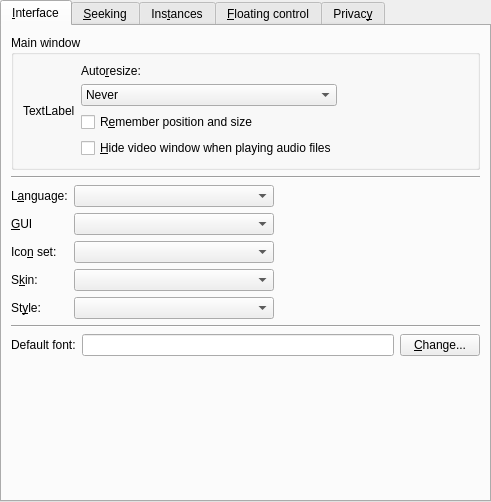
<?xml version="1.0" encoding="UTF-8"?>
<ui version="4.0">
 <class>Pref::TInterface</class>
 <widget class="QWidget" name="Pref::TInterface">
  <property name="geometry">
   <rect>
    <x>0</x>
    <y>0</y>
    <width>491</width>
    <height>502</height>
   </rect>
  </property>
  <layout class="QVBoxLayout">
   <property name="spacing">
    <number>0</number>
   </property>
   <property name="margin">
    <number>0</number>
   </property>
   <item>
    <widget class="QTabWidget" name="tabWidget">
     <property name="currentIndex">
      <number>0</number>
     </property>
     <widget class="QWidget" name="tab">
      <attribute name="title">
       <string>&amp;Interface</string>
      </attribute>
      <layout class="QVBoxLayout" name="verticalLayout_5">
       <item>
        <widget class="QGroupBox" name="groupBox">
         <property name="title">
          <string>Main window</string>
         </property>
         <layout class="QHBoxLayout">
          <property name="spacing">
           <number>6</number>
          </property>
          <property name="margin">
           <number>9</number>
          </property>
          <item>
           <widget class="QLabel" name="resize_window_icon">
            <property name="text">
             <string>TextLabel</string>
            </property>
           </widget>
          </item>
          <item>
           <layout class="QVBoxLayout">
            <property name="spacing">
             <number>6</number>
            </property>
            <property name="margin">
             <number>0</number>
            </property>
            <item>
             <widget class="QLabel" name="label">
              <property name="text">
               <string>Auto&amp;resize:</string>
              </property>
              <property name="buddy">
               <cstring>mainwindow_resize_combo</cstring>
              </property>
             </widget>
            </item>
            <item>
             <widget class="QComboBox" name="mainwindow_resize_combo">
              <property name="sizePolicy">
               <sizepolicy hsizetype="Preferred" vsizetype="Fixed">
                <horstretch>0</horstretch>
                <verstretch>0</verstretch>
               </sizepolicy>
              </property>
              <item>
               <property name="text">
                <string>Never</string>
               </property>
              </item>
              <item>
               <property name="text">
                <string>Whenever it's needed</string>
               </property>
              </item>
              <item>
               <property name="text">
                <string>Only after loading a new video</string>
               </property>
              </item>
             </widget>
            </item>
            <item>
             <widget class="QCheckBox" name="save_size_check">
              <property name="text">
               <string>R&amp;emember position and size</string>
              </property>
             </widget>
            </item>
            <item>
             <widget class="QCheckBox" name="hide_video_window_on_audio_check">
              <property name="text">
               <string>&amp;Hide video window when playing audio files</string>
              </property>
             </widget>
            </item>
           </layout>
          </item>
          <item>
           <spacer>
            <property name="orientation">
             <enum>Qt::Horizontal</enum>
            </property>
            <property name="sizeHint" stdset="0">
             <size>
              <width>40</width>
              <height>20</height>
             </size>
            </property>
           </spacer>
          </item>
         </layout>
        </widget>
       </item>
       <item>
        <widget class="Line" name="line_3">
         <property name="sizePolicy">
          <sizepolicy hsizetype="Expanding" vsizetype="Fixed">
           <horstretch>0</horstretch>
           <verstretch>0</verstretch>
          </sizepolicy>
         </property>
         <property name="orientation">
          <enum>Qt::Horizontal</enum>
         </property>
        </widget>
       </item>
       <item>
        <layout class="QGridLayout" name="gridLayout">
         <item row="0" column="0">
          <widget class="QLabel" name="textLabel1_18">
           <property name="text">
            <string>L&amp;anguage:</string>
           </property>
           <property name="wordWrap">
            <bool>false</bool>
           </property>
           <property name="buddy">
            <cstring>language_combo</cstring>
           </property>
          </widget>
         </item>
         <item row="0" column="1">
          <widget class="Pref::TComboBox" name="language_combo">
           <property name="sizePolicy">
            <sizepolicy hsizetype="Expanding" vsizetype="Fixed">
             <horstretch>0</horstretch>
             <verstretch>0</verstretch>
            </sizepolicy>
           </property>
          </widget>
         </item>
         <item row="0" column="2">
          <spacer>
           <property name="orientation">
            <enum>Qt::Horizontal</enum>
           </property>
           <property name="sizeHint" stdset="0">
            <size>
             <width>40</width>
             <height>20</height>
            </size>
           </property>
          </spacer>
         </item>
         <item row="1" column="0">
          <widget class="QLabel" name="label_4">
           <property name="text">
            <string>&amp;GUI</string>
           </property>
           <property name="buddy">
            <cstring>gui_combo</cstring>
           </property>
          </widget>
         </item>
         <item row="1" column="1">
          <widget class="QComboBox" name="gui_combo">
           <property name="sizePolicy">
            <sizepolicy hsizetype="Expanding" vsizetype="Fixed">
             <horstretch>0</horstretch>
             <verstretch>0</verstretch>
            </sizepolicy>
           </property>
          </widget>
         </item>
         <item row="1" column="2">
          <spacer>
           <property name="orientation">
            <enum>Qt::Horizontal</enum>
           </property>
           <property name="sizeHint" stdset="0">
            <size>
             <width>40</width>
             <height>20</height>
            </size>
           </property>
          </spacer>
         </item>
         <item row="2" column="0">
          <widget class="QLabel" name="iconset_label">
           <property name="text">
            <string>Ico&amp;n set:</string>
           </property>
           <property name="wordWrap">
            <bool>false</bool>
           </property>
           <property name="buddy">
            <cstring>iconset_combo</cstring>
           </property>
          </widget>
         </item>
         <item row="2" column="1">
          <widget class="Pref::TComboBox" name="iconset_combo">
           <property name="sizePolicy">
            <sizepolicy hsizetype="Expanding" vsizetype="Fixed">
             <horstretch>0</horstretch>
             <verstretch>0</verstretch>
            </sizepolicy>
           </property>
          </widget>
         </item>
         <item row="2" column="2">
          <widget class="QWidget" name="iconset_sp" native="true">
           <layout class="QVBoxLayout" name="verticalLayout_3">
            <property name="spacing">
             <number>0</number>
            </property>
            <property name="margin">
             <number>0</number>
            </property>
            <item>
             <spacer name="iconset_spacer">
              <property name="orientation">
               <enum>Qt::Horizontal</enum>
              </property>
              <property name="sizeHint" stdset="0">
               <size>
                <width>40</width>
                <height>20</height>
               </size>
              </property>
             </spacer>
            </item>
           </layout>
          </widget>
         </item>
         <item row="3" column="0">
          <widget class="QLabel" name="skin_label">
           <property name="text">
            <string>S&amp;kin:</string>
           </property>
           <property name="wordWrap">
            <bool>false</bool>
           </property>
           <property name="buddy">
            <cstring>skin_combo</cstring>
           </property>
          </widget>
         </item>
         <item row="3" column="1">
          <widget class="Pref::TComboBox" name="skin_combo">
           <property name="sizePolicy">
            <sizepolicy hsizetype="Expanding" vsizetype="Fixed">
             <horstretch>0</horstretch>
             <verstretch>0</verstretch>
            </sizepolicy>
           </property>
          </widget>
         </item>
         <item row="3" column="2">
          <widget class="QWidget" name="skin_sp" native="true">
           <layout class="QVBoxLayout" name="verticalLayout_4">
            <property name="spacing">
             <number>0</number>
            </property>
            <property name="margin">
             <number>0</number>
            </property>
            <item>
             <spacer name="skin_spacer">
              <property name="orientation">
               <enum>Qt::Horizontal</enum>
              </property>
              <property name="sizeHint" stdset="0">
               <size>
                <width>40</width>
                <height>20</height>
               </size>
              </property>
             </spacer>
            </item>
           </layout>
          </widget>
         </item>
         <item row="4" column="0">
          <widget class="QLabel" name="style_label">
           <property name="text">
            <string>St&amp;yle:</string>
           </property>
           <property name="wordWrap">
            <bool>false</bool>
           </property>
           <property name="buddy">
            <cstring>style_combo</cstring>
           </property>
          </widget>
         </item>
         <item row="4" column="1">
          <widget class="Pref::TComboBox" name="style_combo">
           <property name="sizePolicy">
            <sizepolicy hsizetype="Expanding" vsizetype="Fixed">
             <horstretch>0</horstretch>
             <verstretch>0</verstretch>
            </sizepolicy>
           </property>
          </widget>
         </item>
         <item row="4" column="2">
          <spacer>
           <property name="orientation">
            <enum>Qt::Horizontal</enum>
           </property>
           <property name="sizeHint" stdset="0">
            <size>
             <width>40</width>
             <height>20</height>
            </size>
           </property>
          </spacer>
         </item>
        </layout>
       </item>
       <item>
        <widget class="Line" name="line">
         <property name="sizePolicy">
          <sizepolicy hsizetype="Expanding" vsizetype="Fixed">
           <horstretch>0</horstretch>
           <verstretch>0</verstretch>
          </sizepolicy>
         </property>
         <property name="orientation">
          <enum>Qt::Horizontal</enum>
         </property>
        </widget>
       </item>
       <item>
        <layout class="QHBoxLayout">
         <property name="spacing">
          <number>6</number>
         </property>
         <property name="margin">
          <number>0</number>
         </property>
         <item>
          <widget class="QLabel" name="label_2">
           <property name="text">
            <string>Default font:</string>
           </property>
          </widget>
         </item>
         <item>
          <widget class="QLineEdit" name="default_font_edit">
           <property name="readOnly">
            <bool>true</bool>
           </property>
          </widget>
         </item>
         <item>
          <widget class="QPushButton" name="changeFontButton">
           <property name="text">
            <string>&amp;Change...</string>
           </property>
          </widget>
         </item>
        </layout>
       </item>
       <item>
        <spacer>
         <property name="orientation">
          <enum>Qt::Vertical</enum>
         </property>
         <property name="sizeHint" stdset="0">
          <size>
           <width>20</width>
           <height>40</height>
          </size>
         </property>
        </spacer>
       </item>
      </layout>
     </widget>
     <widget class="QWidget" name="tab_3">
      <attribute name="title">
       <string>&amp;Seeking</string>
      </attribute>
      <layout class="QGridLayout">
       <item row="0" column="0">
        <layout class="QVBoxLayout">
         <property name="spacing">
          <number>6</number>
         </property>
         <property name="margin">
          <number>0</number>
         </property>
         <item>
          <widget class="SeekWidget" name="seek1" native="true"/>
         </item>
         <item>
          <widget class="SeekWidget" name="seek2" native="true"/>
         </item>
         <item>
          <widget class="SeekWidget" name="seek3" native="true"/>
         </item>
         <item>
          <widget class="SeekWidget" name="seek4" native="true"/>
         </item>
        </layout>
       </item>
       <item row="0" column="1">
        <spacer>
         <property name="orientation">
          <enum>Qt::Horizontal</enum>
         </property>
         <property name="sizeType">
          <enum>QSizePolicy::Expanding</enum>
         </property>
         <property name="sizeHint" stdset="0">
          <size>
           <width>350</width>
           <height>20</height>
          </size>
         </property>
        </spacer>
       </item>
       <item row="1" column="0" colspan="2">
        <widget class="Line" name="line_4">
         <property name="sizePolicy">
          <sizepolicy hsizetype="Expanding" vsizetype="Fixed">
           <horstretch>0</horstretch>
           <verstretch>0</verstretch>
          </sizepolicy>
         </property>
         <property name="orientation">
          <enum>Qt::Horizontal</enum>
         </property>
        </widget>
       </item>
       <item row="2" column="0" colspan="2">
        <layout class="QHBoxLayout">
         <property name="spacing">
          <number>6</number>
         </property>
         <property name="margin">
          <number>0</number>
         </property>
         <item>
          <widget class="QLabel" name="label_3">
           <property name="text">
            <string>&amp;Behaviour of time slider:</string>
           </property>
           <property name="buddy">
            <cstring>timeslider_behaviour_combo</cstring>
           </property>
          </widget>
         </item>
         <item>
          <widget class="QComboBox" name="timeslider_behaviour_combo">
           <property name="sizePolicy">
            <sizepolicy hsizetype="Expanding" vsizetype="Fixed">
             <horstretch>0</horstretch>
             <verstretch>0</verstretch>
            </sizepolicy>
           </property>
           <item>
            <property name="text">
             <string>Seek to position while dragging</string>
            </property>
           </item>
           <item>
            <property name="text">
             <string>Seek to position when released</string>
            </property>
           </item>
          </widget>
         </item>
         <item>
          <spacer>
           <property name="orientation">
            <enum>Qt::Horizontal</enum>
           </property>
           <property name="sizeHint" stdset="0">
            <size>
             <width>81</width>
             <height>25</height>
            </size>
           </property>
          </spacer>
         </item>
        </layout>
       </item>
       <item row="3" column="0" colspan="2">
        <widget class="QGroupBox" name="seeking_method_group">
         <property name="title">
          <string>Seeking method</string>
         </property>
         <layout class="QVBoxLayout">
          <item>
           <widget class="QRadioButton" name="absolute_seeking_button">
            <property name="sizePolicy">
             <sizepolicy hsizetype="Expanding" vsizetype="Fixed">
              <horstretch>0</horstretch>
              <verstretch>0</verstretch>
             </sizepolicy>
            </property>
            <property name="text">
             <string>&amp;Absolute seeking</string>
            </property>
           </widget>
          </item>
          <item>
           <widget class="QRadioButton" name="relative_seeking_button">
            <property name="sizePolicy">
             <sizepolicy hsizetype="Expanding" vsizetype="Fixed">
              <horstretch>0</horstretch>
              <verstretch>0</verstretch>
             </sizepolicy>
            </property>
            <property name="text">
             <string>&amp;Relative seeking</string>
            </property>
           </widget>
          </item>
         </layout>
        </widget>
       </item>
       <item row="7" column="0" colspan="2">
        <spacer>
         <property name="orientation">
          <enum>Qt::Vertical</enum>
         </property>
         <property name="sizeHint" stdset="0">
          <size>
           <width>20</width>
           <height>40</height>
          </size>
         </property>
        </spacer>
       </item>
       <item row="4" column="0">
        <widget class="QCheckBox" name="precise_seeking_check">
         <property name="text">
          <string>&amp;Precise seeking</string>
         </property>
        </widget>
       </item>
       <item row="5" column="0" colspan="2">
        <widget class="Line" name="line_2">
         <property name="orientation">
          <enum>Qt::Horizontal</enum>
         </property>
        </widget>
       </item>
       <item row="6" column="0" colspan="2">
        <widget class="QCheckBox" name="reset_stop_check">
         <property name="text">
          <string>Pressi&amp;ng the stop button once resets the time position</string>
         </property>
        </widget>
       </item>
      </layout>
     </widget>
     <widget class="QWidget" name="tab_2">
      <attribute name="title">
       <string>Ins&amp;tances</string>
      </attribute>
      <layout class="QVBoxLayout" name="verticalLayout">
       <item>
        <layout class="QHBoxLayout" name="horizontalLayout">
         <item>
          <widget class="QLabel" name="instances_icon">
           <property name="text">
            <string>TextLabel</string>
           </property>
          </widget>
         </item>
         <item>
          <widget class="QCheckBox" name="single_instance_check">
           <property name="text">
            <string>&amp;Use only one running instance of SMPlayer</string>
           </property>
          </widget>
         </item>
         <item>
          <spacer name="horizontalSpacer">
           <property name="orientation">
            <enum>Qt::Horizontal</enum>
           </property>
           <property name="sizeHint" stdset="0">
            <size>
             <width>40</width>
             <height>20</height>
            </size>
           </property>
          </spacer>
         </item>
        </layout>
       </item>
       <item>
        <spacer>
         <property name="orientation">
          <enum>Qt::Vertical</enum>
         </property>
         <property name="sizeHint" stdset="0">
          <size>
           <width>20</width>
           <height>40</height>
          </size>
         </property>
        </spacer>
       </item>
      </layout>
     </widget>
     <widget class="QWidget" name="tab_4">
      <attribute name="title">
       <string>&amp;Floating control</string>
      </attribute>
      <layout class="QVBoxLayout" name="verticalLayout_6">
       <item>
        <widget class="QLabel" name="label_6">
         <property name="text">
          <string>The floating control appears in fullscreen mode when the mouse is moved.</string>
         </property>
         <property name="wordWrap">
          <bool>true</bool>
         </property>
        </widget>
       </item>
       <item>
        <widget class="QCheckBox" name="floating_animated_check">
         <property name="text">
          <string>&amp;Animated</string>
         </property>
        </widget>
       </item>
       <item>
        <layout class="QGridLayout">
         <item row="0" column="0">
          <widget class="QLabel" name="label_7">
           <property name="text">
            <string>&amp;Width:</string>
           </property>
           <property name="buddy">
            <cstring>floating_width_slider</cstring>
           </property>
          </widget>
         </item>
         <item row="0" column="1">
          <widget class="QSlider" name="floating_width_slider">
           <property name="maximum">
            <number>100</number>
           </property>
           <property name="orientation">
            <enum>Qt::Horizontal</enum>
           </property>
          </widget>
         </item>
         <item row="0" column="2">
          <widget class="QLabel" name="floating_width_label">
           <property name="frameShape">
            <enum>QFrame::Panel</enum>
           </property>
           <property name="frameShadow">
            <enum>QFrame::Sunken</enum>
           </property>
           <property name="text">
            <string>0</string>
           </property>
          </widget>
         </item>
         <item row="1" column="0">
          <widget class="QLabel" name="label_8">
           <property name="text">
            <string>&amp;Margin:</string>
           </property>
           <property name="buddy">
            <cstring>floating_margin_slider</cstring>
           </property>
          </widget>
         </item>
         <item row="1" column="1">
          <widget class="QSlider" name="floating_margin_slider">
           <property name="maximum">
            <number>80</number>
           </property>
           <property name="orientation">
            <enum>Qt::Horizontal</enum>
           </property>
          </widget>
         </item>
         <item row="1" column="2">
          <widget class="QLabel" name="floating_margin_label">
           <property name="frameShape">
            <enum>QFrame::Panel</enum>
           </property>
           <property name="frameShadow">
            <enum>QFrame::Sunken</enum>
           </property>
           <property name="text">
            <string>0</string>
           </property>
          </widget>
         </item>
        </layout>
       </item>
       <item>
        <widget class="QCheckBox" name="floating_move_bottom_check">
         <property name="text">
          <string>Show only when moving the mouse to the &amp;bottom of the screen</string>
         </property>
        </widget>
       </item>
       <item>
        <widget class="QCheckBox" name="floating_compact_check">
         <property name="text">
          <string>Display in &amp;compact mode too</string>
         </property>
        </widget>
       </item>
       <item>
        <layout class="QHBoxLayout" name="horizontalLayout_2">
         <item>
          <widget class="QLabel" name="label_5">
           <property name="text">
            <string>Tim&amp;e (in milliseconds) to hide the control:</string>
           </property>
           <property name="buddy">
            <cstring>floating_hide_delay_spin</cstring>
           </property>
          </widget>
         </item>
         <item>
          <widget class="QSpinBox" name="floating_hide_delay_spin">
           <property name="minimum">
            <number>100</number>
           </property>
           <property name="maximum">
            <number>10000</number>
           </property>
          </widget>
         </item>
         <item>
          <spacer name="horizontalSpacer_2">
           <property name="orientation">
            <enum>Qt::Horizontal</enum>
           </property>
           <property name="sizeHint" stdset="0">
            <size>
             <width>40</width>
             <height>20</height>
            </size>
           </property>
          </spacer>
         </item>
        </layout>
       </item>
       <item>
        <spacer>
         <property name="orientation">
          <enum>Qt::Vertical</enum>
         </property>
         <property name="sizeHint" stdset="0">
          <size>
           <width>20</width>
           <height>40</height>
          </size>
         </property>
        </spacer>
       </item>
      </layout>
     </widget>
     <widget class="QWidget" name="tab_5">
      <attribute name="title">
       <string>Privac&amp;y</string>
      </attribute>
      <layout class="QVBoxLayout" name="verticalLayout_2">
       <item>
        <widget class="QGroupBox" name="groupBox_4">
         <property name="title">
          <string>Recent files</string>
         </property>
         <layout class="QHBoxLayout" name="_2">
          <property name="spacing">
           <number>6</number>
          </property>
          <property name="margin">
           <number>9</number>
          </property>
          <item>
           <widget class="QLabel" name="textLabel1_15">
            <property name="text">
             <string>Ma&amp;x. items</string>
            </property>
            <property name="wordWrap">
             <bool>false</bool>
            </property>
            <property name="buddy">
             <cstring>recents_max_items_spin</cstring>
            </property>
           </widget>
          </item>
          <item>
           <widget class="QSpinBox" name="recents_max_items_spin">
            <property name="minimum">
             <number>0</number>
            </property>
            <property name="maximum">
             <number>100</number>
            </property>
           </widget>
          </item>
          <item>
           <spacer>
            <property name="orientation">
             <enum>Qt::Horizontal</enum>
            </property>
            <property name="sizeHint" stdset="0">
             <size>
              <width>40</width>
              <height>20</height>
             </size>
            </property>
           </spacer>
          </item>
         </layout>
        </widget>
       </item>
       <item>
        <widget class="QGroupBox" name="groupBox_5">
         <property name="title">
          <string>URLs</string>
         </property>
         <layout class="QHBoxLayout" name="_3">
          <property name="spacing">
           <number>6</number>
          </property>
          <property name="margin">
           <number>9</number>
          </property>
          <item>
           <widget class="QLabel" name="textLabel1_16">
            <property name="text">
             <string>&amp;Max. items</string>
            </property>
            <property name="wordWrap">
             <bool>false</bool>
            </property>
            <property name="buddy">
             <cstring>url_max_items_spin</cstring>
            </property>
           </widget>
          </item>
          <item>
           <widget class="QSpinBox" name="url_max_items_spin">
            <property name="minimum">
             <number>0</number>
            </property>
            <property name="maximum">
             <number>50</number>
            </property>
           </widget>
          </item>
          <item>
           <spacer>
            <property name="orientation">
             <enum>Qt::Horizontal</enum>
            </property>
            <property name="sizeHint" stdset="0">
             <size>
              <width>40</width>
              <height>20</height>
             </size>
            </property>
           </spacer>
          </item>
         </layout>
        </widget>
       </item>
       <item>
        <widget class="QCheckBox" name="save_dirs_check">
         <property name="text">
          <string>&amp;Remember last directory</string>
         </property>
        </widget>
       </item>
       <item>
        <spacer name="verticalSpacer">
         <property name="orientation">
          <enum>Qt::Vertical</enum>
         </property>
         <property name="sizeHint" stdset="0">
          <size>
           <width>20</width>
           <height>40</height>
          </size>
         </property>
        </spacer>
       </item>
      </layout>
     </widget>
    </widget>
   </item>
  </layout>
 </widget>
 <customwidgets>
  <customwidget>
   <class>Pref::TComboBox</class>
   <extends>QComboBox</extends>
   <header>pref/combobox.h</header>
  </customwidget>
  <customwidget>
   <class>SeekWidget</class>
   <extends>QWidget</extends>
   <header>seekwidget.h</header>
  </customwidget>
 </customwidgets>
 <tabstops>
  <tabstop>tabWidget</tabstop>
  <tabstop>mainwindow_resize_combo</tabstop>
  <tabstop>save_size_check</tabstop>
  <tabstop>hide_video_window_on_audio_check</tabstop>
  <tabstop>language_combo</tabstop>
  <tabstop>gui_combo</tabstop>
  <tabstop>iconset_combo</tabstop>
  <tabstop>skin_combo</tabstop>
  <tabstop>style_combo</tabstop>
  <tabstop>default_font_edit</tabstop>
  <tabstop>changeFontButton</tabstop>
  <tabstop>timeslider_behaviour_combo</tabstop>
  <tabstop>absolute_seeking_button</tabstop>
  <tabstop>relative_seeking_button</tabstop>
  <tabstop>precise_seeking_check</tabstop>
  <tabstop>reset_stop_check</tabstop>
  <tabstop>single_instance_check</tabstop>
  <tabstop>floating_animated_check</tabstop>
  <tabstop>floating_width_slider</tabstop>
  <tabstop>floating_margin_slider</tabstop>
  <tabstop>floating_move_bottom_check</tabstop>
  <tabstop>floating_compact_check</tabstop>
  <tabstop>floating_hide_delay_spin</tabstop>
  <tabstop>recents_max_items_spin</tabstop>
  <tabstop>url_max_items_spin</tabstop>
  <tabstop>save_dirs_check</tabstop>
 </tabstops>
 <resources/>
 <connections>
  <connection>
   <sender>floating_width_slider</sender>
   <signal>valueChanged(int)</signal>
   <receiver>floating_width_label</receiver>
   <slot>setNum(int)</slot>
   <hints>
    <hint type="sourcelabel">
     <x>282</x>
     <y>137</y>
    </hint>
    <hint type="destinationlabel">
     <x>484</x>
     <y>137</y>
    </hint>
   </hints>
  </connection>
  <connection>
   <sender>floating_margin_slider</sender>
   <signal>valueChanged(int)</signal>
   <receiver>floating_margin_label</receiver>
   <slot>setNum(int)</slot>
   <hints>
    <hint type="sourcelabel">
     <x>332</x>
     <y>172</y>
    </hint>
    <hint type="destinationlabel">
     <x>480</x>
     <y>150</y>
    </hint>
   </hints>
  </connection>
 </connections>
</ui>
